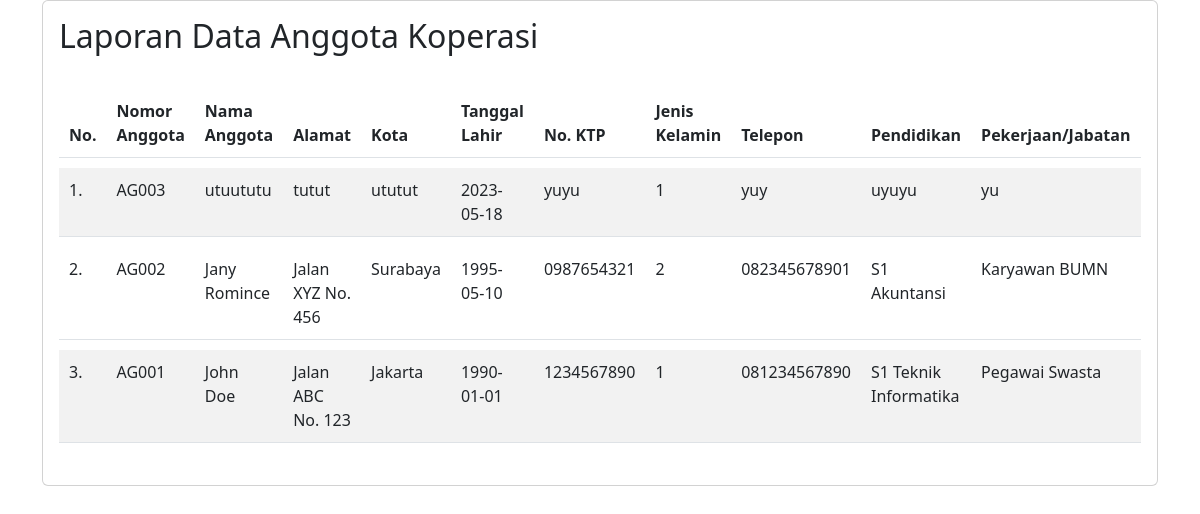
The page /laporan_anggota.php on the database as committed earlier.
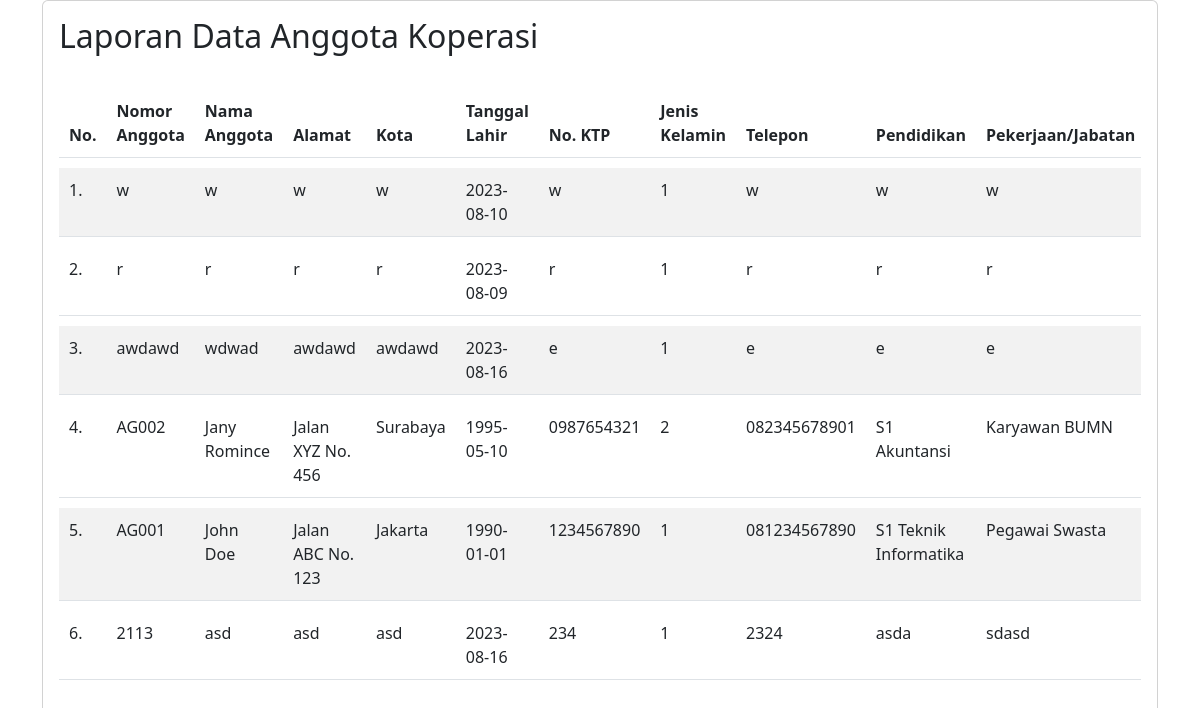
The same page on the database as committed later.
### tables this page shows
CREATE TABLE `anggota` (
  `No_anggota` varchar(20) NOT NULL,
  `Nama_anggota` varchar(255) DEFAULT NULL,
  `Alamat` varchar(255) DEFAULT NULL,
  `Kota` varchar(255) DEFAULT NULL,
  `Kode_pos` varchar(10) DEFAULT NULL,
  `Tempat_lahir` varchar(255) DEFAULT NULL,
  `Tanggal_lahir` date DEFAULT NULL,
  `Umur` varchar(20) DEFAULT NULL,
  `No_KTP` varchar(20) DEFAULT NULL,
  `Jenis_kelamin` varchar(10) DEFAULT NULL,
  `Telepon` varchar(20) DEFAULT NULL,
  `Pendidikan` varchar(255) DEFAULT NULL,
  `Pekerjaan_Jabatan` varchar(255) DEFAULT NULL,
  `Tanggal_masuk` date DEFAULT NULL,
  `Simpanan_pokok` decimal(10,2) DEFAULT NULL,
  `smk` decimal(10,0) NOT NULL
);

### controller/controller.php (called while the page is built, shortened)
<?php
    $conn = mysqli_connect("localhost", "root", "", "koperasi");
    function tampilData($query) {
        global $conn;
        $result = mysqli_query($conn, $query);
        $kotak = [];
        while( $box = mysqli_fetch_assoc($result) ){
            $kotak[] = $box;
        }
        return $kotak;
    }
?>

### laporan_anggota.php (the view, shortened to what this page needs)
<?php
    require 'controller/controller.php';
    $anggotas = tampilData("SELECT * FROM anggota ORDER BY No_anggota DESC");
?>
<!DOCTYPE html>
<html>
<head>
    <link rel="stylesheet" href="https://cdn.jsdelivr.net/npm/bootstrap@5.3.0/dist/css/bootstrap.min.css">
    <link rel="stylesheet" href="assets/css/style.css">
</head>
<body>
    <div class="container">
        <div class="d-flex justify-content-center">
            <div class="card" style="width: 70rem;">
                <div class="card-body">
                    <h2 class="mb-4">Laporan Data Anggota Koperasi</h2>
                    <div class="table-responsive">
                        <table class="table table-striped">
                            <thead class="thead-light">
                                <tr>
                                    <th>No.</th>
                                    <th>Nomor Anggota</th>
                                    <th>Nama Anggota</th>
                                    <th>Alamat</th>
                                    <th>Kota</th>
                                    <th>Tanggal Lahir</th>
                                    <th>No. KTP</th>
                                    <th>Jenis Kelamin</th>
                                    <th>Telepon</th>
                                    <th>Pendidikan</th>
                                    <th>Pekerjaan/Jabatan</th>
                                </tr>
                            </thead>
                            <tbody>
                                <?php $i = 1; ?>
                                <?php foreach ($anggotas as $anggota) { ?>
                                    <tr>
                                        <td><?= $i ?>.</td>
                                        <td><?= $anggota["No_anggota"] ?></td>
                                        <td><?= $anggota["Nama_anggota"] ?></td>
                                        <td><?= $anggota["Alamat"] ?></td>
                                        <td><?= $anggota["Kota"] ?></td>
                                        <td><?= $anggota["Tanggal_lahir"] ?></td>
                                        <td><?= $anggota["No_KTP"] ?></td>
                                        <td><?= $anggota["Jenis_kelamin"] ?></td>
                                        <td><?= $anggota["Telepon"] ?></td>
                                        <td><?= $anggota["Pendidikan"] ?></td>
                                        <td><?= $anggota["Pekerjaan_Jabatan"] ?></td>
                                    </tr>
                                    <?php $i++ ?>
                                <?php } ?>
                            </tbody>
                        </table>
                    </div>
                </div>
            </div>
        </div>
    </div>
</body>
</html>

Rows that differ between the two databases and show on the page:
removed anggota: No_anggota "AG003", Nama_anggota "utuututu", Alamat "tutut", Kota "ututut", Tanggal_lahir "2023-05-18", No_KTP "yuyu", Jenis_kelamin "1", Telepon "yuy", Pendidikan "uyuyu", Pekerjaan_Jabatan "yu"
added anggota: No_anggota "w", Nama_anggota "w", Alamat "w", Kota "w", Tanggal_lahir "2023-08-10", No_KTP "w", Jenis_kelamin "1", Telepon "w", Pendidikan "w", Pekerjaan_Jabatan "w"
added anggota: No_anggota "r", Nama_anggota "r", Alamat "r", Kota "r", Tanggal_lahir "2023-08-09", No_KTP "r", Jenis_kelamin "1", Telepon "r", Pendidikan "r", Pekerjaan_Jabatan "r"
added anggota: No_anggota "awdawd", Nama_anggota "wdwad", Alamat "awdawd", Kota "awdawd", Tanggal_lahir "2023-08-16", No_KTP "e", Jenis_kelamin "1", Telepon "e", Pendidikan "e", Pekerjaan_Jabatan "e"
added anggota: No_anggota "2113", Nama_anggota "asd", Alamat "asd", Kota "asd", Tanggal_lahir "2023-08-16", No_KTP "234", Jenis_kelamin "1", Telepon "2324", Pendidikan "asda", Pekerjaan_Jabatan "sdasd"
